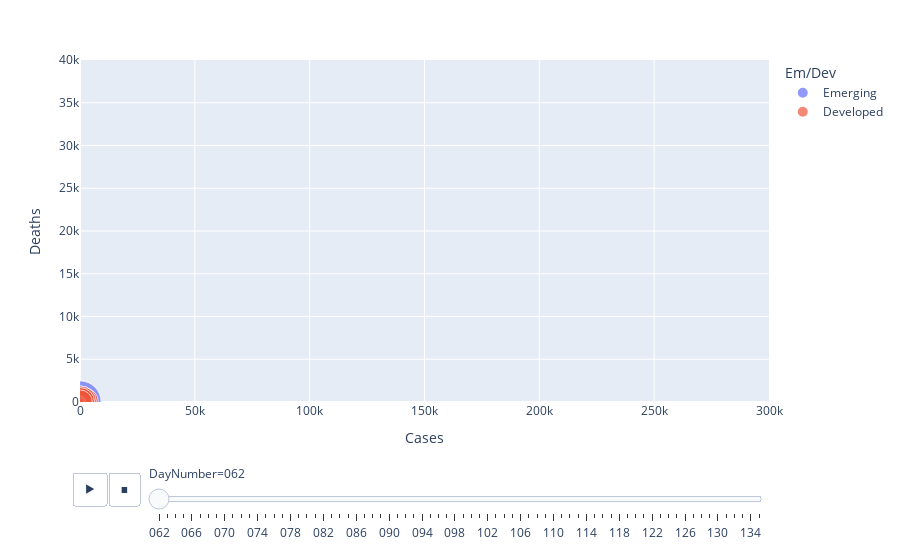

Write notebook code for a chart like this one.
### Code cell
px.scatter(df_sliced, x="Cases", y="Deaths", animation_frame="DayNumber", animation_group="Country",
           size="Population (2020)", color="Em/Dev", hover_name="Country",
           log_x=False, size_max=30, range_x=[0,300000], range_y=[0,40000])

### Figure 1 — Plotly figure (JSON) as saved in the notebook; plotly's stock layout.template omitted (floating-point values rounded to 4 significant figures)
{"data": [{"hovertemplate": "<b>%{hovertext}</b><br><br>Em/Dev=Emerging<br>DayNumber=062<br>Cases=%{x}<br>Deaths=%{y}<br>Population (2020)=%{marker.size}<extra></extra>", "hovertext": ["Albania", "Moldova", "Montenegro", "North Macedonia", "Ukraine", "Poland", "Romania", "Russia", "Bosnia and Herzegovina", "Bulgaria", "Croatia", "Turkey", "Belarus", "Hungary", "Serbia"], "ids": ["Albania", "Moldova", "Montenegro", "North Macedonia", "Ukraine", "Poland", "Romania", "Russia", "Bosnia and Herzegovina", "Bulgaria", "Croatia", "Turkey", "Belarus", "Hungary", "Serbia"], "legendgroup": "Emerging", "marker": {"color": "#636efa", "size": [2877797, 4033963, 628066, 2083374, 43733762, 37846611, 19237691, 145934462, 3280819, 6948445, 4105267, 84339067, 9449323, 9660351, 8737371], "sizemode": "area", "sizeref": 162100.0, "symbol": "circle"}, "mode": "markers", "name": "Emerging", "orientation": "v", "showlegend": true, "type": "scatter", "x": [0, 0, 0, 1, 0, 0, 3, 3, 0, 0, 7, 0, 1, 0, 0], "xaxis": "x", "y": [0, 0, 0, 0, 0, 0, 0, 0, 0, 0, 0, 0, 0, 0, 0], "yaxis": "y"}, {"hovertemplate": "<b>%{hovertext}</b><br><br>Em/Dev=Developed<br>DayNumber=062<br>Cases=%{x}<br>Deaths=%{y}<br>Population (2020)=%{marker.size}<extra></extra>", "hovertext": ["Lithuania", "Luxembourg", "Malta", "Austria", "Netherlands", "Sweden", "Norway", "Portugal", "Switzerland", "Italy", "Ireland", "Cyprus", "Denmark", "Estonia", "Finland", "France", "Germany", "Greece", "Iceland", "United Kingdom", "Latvia", "Belgium", "Slovenia", "Slovakia", "Spain"], "ids": ["Lithuania", "Luxembourg", "Malta", "Austria", "Netherlands", "Sweden", "Norway", "Portugal", "Switzerland", "Italy", "Ireland", "Cyprus", "Denmark", "Estonia", "Finland", "France", "Germany", "Greece", "Iceland", "United Kingdom", "Latvia", "Belgium", "Slovenia", "Slovakia", "Spain"], "legendgroup": "Developed", "marker": {"color": "#EF553B", "size": [2722289, 625978, 441543, 9006398, 17134872, 10099265, 5421241, 10196709, 8654622, 60461826, 4937786, 1207359, 5792202, 1326535, 5540720, 65273511, 83783942, 10423054, 341243, 67886011, 1886198, 11589623, 2078938, 5459642, 46754778], "sizemode": "area", "sizeref": 162100.0, "symbol": "circle"}, "mode": "markers", "name": "Developed", "orientation": "v", "showlegend": true, "type": "scatter", "x": [1, 1, 0, 18, 18, 15, 25, 2, 42, 2036, 1, 0, 4, 1, 6, 191, 159, 7, 6, 40, 1, 8, 0, 0, 120], "xaxis": "x", "y": [0, 0, 0, 0, 0, 0, 0, 0, 0, 52, 0, 0, 0, 0, 0, 3, 0, 0, 0, 0, 0, 0, 0, 0, 0], "yaxis": "y"}], "layout": {"legend": {"itemsizing": "constant", "title": {"text": "Em/Dev"}, "tracegroupgap": 0}, "margin": {"t": 60}, "sliders": [{"active": 0, "currentvalue": {"prefix": "DayNumber="}, "len": 0.9, "pad": {"b": 10, "t": 60}, "steps": [{"args": [["062"], {"frame": {"duration": 0, "redraw": false}, "fromcurrent": true, "mode": "immediate", "transition": {"duration": 0, "easing": "linear"}}], "label": "062", "method": "animate"}, {"args": [["063"], {"frame": {"duration": 0, "redraw": false}, "fromcurrent": true, "mode": "immediate", "transition": {"duration": 0, "easing": "linear"}}], "label": "063", "method": "animate"}, {"args": [["064"], {"frame": {"duration": 0, "redraw": false}, "fromcurrent": true, "mode": "immediate", "transition": {"duration": 0, "easing": "linear"}}], "label": "064", "method": "animate"}, {"args": [["065"], {"frame": {"duration": 0, "redraw": false}, "fromcurrent": true, "mode": "immediate", "transition": {"duration": 0, "easing": "linear"}}], "label": "065", "method": "animate"}, {"args": [["066"], {"frame": {"duration": 0, "redraw": false}, "fromcurrent": true, "mode": "immediate", "transition": {"duration": 0, "easing": "linear"}}], "label": "066", "method": "animate"}, {"args": [["067"], {"frame": {"duration": 0, "redraw": false}, "fromcurrent": true, "mode": "immediate", "transition": {"duration": 0, "easing": "linear"}}], "label": "067", "method": "animate"}, {"args": [["068"], {"frame": {"duration": 0, "redraw": false}, "fromcurrent": true, "mode": "immediate", "transition": {"duration": 0, "easing": "linear"}}], "label": "068", "method": "animate"}, {"args": [["069"], {"frame": {"duration": 0, "redraw": false}, "fromcurrent": true, "mode": "immediate", "transition": {"duration": 0, "easing": "linear"}}], "label": "069", "method": "animate"}, {"args": [["070"], {"frame": {"duration": 0, "redraw": false}, "fromcurrent": true, "mode": "immediate", "transition": {"duration": 0, "easing": "linear"}}], "label": "070", "method": "animate"}, {"args": [["071"], {"frame": {"duration": 0, "redraw": false}, "fromcurrent": true, "mode": "immediate", "transition": {"duration": 0, "easing": "linear"}}], "label": "071", "method": "animate"}, {"args": [["072"], {"frame": {"duration": 0, "redraw": false}, "fromcurrent": true, "mode": "immediate", "transition": {"duration": 0, "easing": "linear"}}], "label": "072", "method": "animate"}, {"args": [["073"], {"frame": {"duration": 0, "redraw": false}, "fromcurrent": true, "mode": "immediate", "transition": {"duration": 0, "easing": "linear"}}], "label": "073", "method": "animate"}, {"args": [["074"], {"frame": {"duration": 0, "redraw": false}, "fromcurrent": true, "mode": "immediate", "transition": {"duration": 0, "easing": "linear"}}], "label": "074", "method": "animate"}, {"args": [["075"], {"frame": {"duration": 0, "redraw": false}, "fromcurrent": true, "mode": "immediate", "transition": {"duration": 0, "easing": "linear"}}], "label": "075", "method": "animate"}, {"args": [["076"], {"frame": {"duration": 0, "redraw": false}, "fromcurrent": true, "mode": "immediate", "transition": {"duration": 0, "easing": "linear"}}], "label": "076", "method": "animate"}, {"args": [["077"], {"frame": {"duration": 0, "redraw": false}, "fromcurrent": true, "mode": "immediate", "transition": {"duration": 0, "easing": "linear"}}], "label": "077", "method": "animate"}, {"args": [["078"], {"frame": {"duration": 0, "redraw": false}, "fromcurrent": true, "mode": "immediate", "transition": {"duration": 0, "easing": "linear"}}], "label": "078", "method": "animate"}, {"args": [["079"], {"frame": {"duration": 0, "redraw": false}, "fromcurrent": true, "mode": "immediate", "transition": {"duration": 0, "easing": "linear"}}], "label": "079", "method": "animate"}, {"args": [["080"], {"frame": {"duration": 0, "redraw": false}, "fromcurrent": true, "mode": "immediate", "transition": {"duration": 0, "easing": "linear"}}], "label": "080", "method": "animate"}, {"args": [["081"], {"frame": {"duration": 0, "redraw": false}, "fromcurrent": true, "mode": "immediate", "transition": {"duration": 0, "easing": "linear"}}], "label": "081", "method": "animate"}, {"args": [["082"], {"frame": {"duration": 0, "redraw": false}, "fromcurrent": true, "mode": "immediate", "transition": {"duration": 0, "easing": "linear"}}], "label": "082", "method": "animate"}, {"args": [["083"], {"frame": {"duration": 0, "redraw": false}, "fromcurrent": true, "mode": "immediate", "transition": {"duration": 0, "easing": "linear"}}], "label": "083", "method": "animate"}, {"args": [["084"], {"frame": {"duration": 0, "redraw": false}, "fromcurrent": true, "mode": "immediate", "transition": {"duration": 0, "easing": "linear"}}], "label": "084", "method": "animate"}, {"args": [["085"], {"frame": {"duration": 0, "redraw": false}, "fromcurrent": true, "mode": "immediate", "transition": {"duration": 0, "easing": "linear"}}], "label": "085", "method": "animate"}, {"args": [["086"], {"frame": {"duration": 0, "redraw": false}, "fromcurrent": true, "mode": "immediate", "transition": {"duration": 0, "easing": "linear"}}], "label": "086", "method": "animate"}, {"args": [["087"], {"frame": {"duration": 0, "redraw": false}, "fromcurrent": true, "mode": "immediate", "transition": {"duration": 0, "easing": "linear"}}], "label": "087", "method": "animate"}, {"args": [["088"], {"frame": {"duration": 0, "redraw": false}, "fromcurrent": true, "mode": "immediate", "transition": {"duration": 0, "easing": "linear"}}], "label": "088", "method": "animate"}, {"args": [["089"], {"frame": {"duration": 0, "redraw": false}, "fromcurrent": true, "mode": "immediate", "transition": {"duration": 0, "easing": "linear"}}], "label": "089", "method": "animate"}, {"args": [["090"], {"frame": {"duration": 0, "redraw": false}, "fromcurrent": true, "mode": "immediate", "transition": {"duration": 0, "easing": "linear"}}], "label": "090", "method": "animate"}, {"args": [["091"], {"frame": {"duration": 0, "redraw": false}, "fromcurrent": true, "mode": "immediate", "transition": {"duration": 0, "easing": "linear"}}], "label": "091", "method": "animate"}, {"args": [["092"], {"frame": {"duration": 0, "redraw": false}, "fromcurrent": true, "mode": "immediate", "transition": {"duration": 0, "easing": "linear"}}], "label": "092", "method": "animate"}, {"args": [["093"], {"frame": {"duration": 0, "redraw": false}, "fromcurrent": true, "mode": "immediate", "transition": {"duration": 0, "easing": "linear"}}], "label": "093", "method": "animate"}, {"args": [["094"], {"frame": {"duration": 0, "redraw": false}, "fromcurrent": true, "mode": "immediate", "transition": {"duration": 0, "easing": "linear"}}], "label": "094", "method": "animate"}, {"args": [["095"], {"frame": {"duration": 0, "redraw": false}, "fromcurrent": true, "mode": "immediate", "transition": {"duration": 0, "easing": "linear"}}], "label": "095", "method": "animate"}, {"args": [["096"], {"frame": {"duration": 0, "redraw": false}, "fromcurrent": true, "mode": "immediate", "transition": {"duration": 0, "easing": "linear"}}], "label": "096", "method": "animate"}, {"args": [["097"], {"frame": {"duration": 0, "redraw": false}, "fromcurrent": true, "mode": "immediate", "transition": {"duration": 0, "easing": "linear"}}], "label": "097", "method": "animate"}, {"args": [["098"], {"frame": {"duration": 0, "redraw": false}, "fromcurrent": true, "mode": "immediate", "transition": {"duration": 0, "easing": "linear"}}], "label": "098", "method": "animate"}, {"args": [["099"], {"frame": {"duration": 0, "redraw": false}, "fromcurrent": true, "mode": "immediate", "transition": {"duration": 0, "easing": "linear"}}], "label": "099", "method": "animate"}, {"args": [["100"], {"frame": {"duration": 0, "redraw": false}, "fromcurrent": true, "mode": "immediate", "transition": {"duration": 0, "easing": "linear"}}], "label": "100", "method": "animate"}, {"args": [["101"], {"frame": {"duration": 0, "redraw": false}, "fromcurrent": true, "mode": "immediate", "transition": {"duration": 0, "easing": "linear"}}], "label": "101", "method": "animate"}, {"args": [["102"], {"frame": {"duration": 0, "redraw": false}, "fromcurrent": true, "mode": "immediate", "transition": {"duration": 0, "easing": "linear"}}], "label": "102", "method": "animate"}, {"args": [["103"], {"frame": {"duration": 0, "redraw": false}, "fromcurrent": true, "mode": "immediate", "transition": {"duration": 0, "easing": "linear"}}], "label": "103", "method": "animate"}, {"args": [["104"], {"frame": {"duration": 0, "redraw": false}, "fromcurrent": true, "mode": "immediate", "transition": {"duration": 0, "easing": "linear"}}], "label": "104", "method": "animate"}, {"args": [["105"], {"frame": {"duration": 0, "redraw": false}, "fromcurrent": true, "mode": "immediate", "transition": {"duration": 0, "easing": "linear"}}], "label": "105", "method": "animate"}, {"args": [["106"], {"frame": {"duration": 0, "redraw": false}, "fromcurrent": true, "mode": "immediate", "transition": {"duration": 0, "easing": "linear"}}], "label": "106", "method": "animate"}, {"args": [["107"], {"frame": {"duration": 0, "redraw": false}, "fromcurrent": true, "mode": "immediate", "transition": {"duration": 0, "easing": "linear"}}], "label": "107", "method": "animate"}, {"args": [["108"], {"frame": {"duration": 0, "redraw": false}, "fromcurrent": true, "mode": "immediate", "transition": {"duration": 0, "easing": "linear"}}], "label": "108", "method": "animate"}, {"args": [["109"], {"frame": {"duration": 0, "redraw": false}, "fromcurrent": true, "mode": "immediate", "transition": {"duration": 0, "easing": "linear"}}], "label": "109", "method": "animate"}, {"args": [["110"], {"frame": {"duration": 0, "redraw": false}, "fromcurrent": true, "mode": "immediate", "transition": {"duration": 0, "easing": "linear"}}], "label": "110", "method": "animate"}, {"args": [["111"], {"frame": {"duration": 0, "redraw": false}, "fromcurrent": true, "mode": "immediate", "transition": {"duration": 0, "easing": "linear"}}], "label": "111", "method": "animate"}, {"args": [["112"], {"frame": {"duration": 0, "redraw": false}, "fromcurrent": true, "mode": "immediate", "transition": {"duration": 0, "easing": "linear"}}], "label": "112", "method": "animate"}, {"args": [["113"], {"frame": {"duration": 0, "redraw": false}, "fromcurrent": true, "mode": "immediate", "transition": {"duration": 0, "easing": "linear"}}], "label": "113", "method": "animate"}, {"args": [["114"], {"frame": {"duration": 0, "redraw": false}, "fromcurrent": true, "mode": "immediate", "transition": {"duration": 0, "easing": "linear"}}], "label": "114", "method": "animate"}, {"args": [["115"], {"frame": {"duration": 0, "redraw": false}, "fromcurrent": true, "mode": "immediate", "transition": {"duration": 0, "easing": "linear"}}], "label": "115", "method": "animate"}, {"args": [["116"], {"frame": {"duration": 0, "redraw": false}, "fromcurrent": true, "mode": "immediate", "transition": {"duration": 0, "easing": "linear"}}], "label": "116", "method": "animate"}, {"args": [["117"], {"frame": {"duration": 0, "redraw": false}, "fromcurrent": true, "mode": "immediate", "transition": {"duration": 0, "easing": "linear"}}], "label": "117", "method": "animate"}, {"args": [["118"], {"frame": {"duration": 0, "redraw": false}, "fromcurrent": true, "mode": "immediate", "transition": {"duration": 0, "easing": "linear"}}], "label": "118", "method": "animate"}, {"args": [["119"], {"frame": {"duration": 0, "redraw": false}, "fromcurrent": true, "mode": "immediate", "transition": {"duration": 0, "easing": "linear"}}], "label": "119", "method": "animate"}, {"args": [["120"], {"frame": {"duration": 0, "redraw": false}, "fromcurrent": true, "mode": "immediate", "transition": {"duration": 0, "easing": "linear"}}], "label": "120", "method": "animate"}, {"args": [["121"], {"frame": {"duration": 0, "redraw": false}, "fromcurrent": true, "mode": "immediate", "transition": {"duration": 0, "easing": "linear"}}], "label": "121", "method": "animate"}, {"args": [["122"], {"frame": {"duration": 0, "redraw": false}, "fromcurrent": true, "mode": "immediate", "transition": {"duration": 0, "easing": "linear"}}], "label": "122", "method": "animate"}, {"args": [["123"], {"frame": {"duration": 0, "redraw": false}, "fromcurrent": true, "mode": "immediate", "transition": {"duration": 0, "easing": "linear"}}], "label": "123", "method": "animate"}, {"args": [["124"], {"frame": {"duration": 0, "redraw": false}, "fromcurrent": true, "mode": "immediate", "transition": {"duration": 0, "easing": "linear"}}], "label": "124", "method": "animate"}, {"args": [["125"], {"frame": {"duration": 0, "redraw": false}, "fromcurrent": true, "mode": "immediate", "transition": {"duration": 0, "easing": "linear"}}], "label": "125", "method": "animate"}, {"args": [["126"], {"frame": {"duration": 0, "redraw": false}, "fromcurrent": true, "mode": "immediate", "transition": {"duration": 0, "easing": "linear"}}], "label": "126", "method": "animate"}, {"args": [["127"], {"frame": {"duration": 0, "redraw": false}, "fromcurrent": true, "mode": "immediate", "transition": {"duration": 0, "easing": "linear"}}], "label": "127", "method": "animate"}, {"args": [["128"], {"frame": {"duration": 0, "redraw": false}, "fromcurrent": true, "mode": "immediate", "transition": {"duration": 0, "easing": "linear"}}], "label": "128", "method": "animate"}, {"args": [["129"], {"frame": {"duration": 0, "redraw": false}, "fromcurrent": true, "mode": "immediate", "transition": {"duration": 0, "easing": "linear"}}], "label": "129", "method": "animate"}, {"args": [["130"], {"frame": {"duration": 0, "redraw": false}, "fromcurrent": true, "mode": "immediate", "transition": {"duration": 0, "easing": "linear"}}], "label": "130", "method": "animate"}, {"args": [["131"], {"frame": {"duration": 0, "redraw": false}, "fromcurrent": true, "mode": "immediate", "transition": {"duration": 0, "easing": "linear"}}], "label": "131", "method": "animate"}, {"args": [["132"], {"frame": {"duration": 0, "redraw": false}, "fromcurrent": true, "mode": "immediate", "transition": {"duration": 0, "easing": "linear"}}], "label": "132", "method": "animate"}, {"args": [["133"], {"frame": {"duration": 0, "redraw": false}, "fromcurrent": true, "mode": "immediate", "transition": {"duration": 0, "easing": "linear"}}], "label": "133", "method": "animate"}, {"args": [["134"], {"frame": {"duration": 0, "redraw": false}, "fromcurrent": true, "mode": "immediate", "transition": {"duration": 0, "easing": "linear"}}], "label": "134", "method": "animate"}, {"args": [["135"], {"frame": {"duration": 0, "redraw": false}, "fromcurrent": true, "mode": "immediate", "transition": {"duration": 0, "easing": "linear"}}], "label": "135", "method": "animate"}], "x": 0.1, "xanchor": "left", "y": 0, "yanchor": "top"}], "updatemenus": [{"buttons": [{"args": [null, {"frame": {"duration": 500, "redraw": false}, "fromcurrent": true, "mode": "immediate", "transition": {"duration": 500, "easing": "linear"}}], "label": "&#9654;", "method": "animate"}, {"args": [[null], {"frame": {"duration": 0, "redraw": false}, "fromcurrent": true, "mode": "immediate", "transition": {"duration": 0, "easing": "linear"}}], "label": "&#9724;", "method": "animate"}], "direction": "left", "pad": {"r": 10, "t": 70}, "showactive": false, "type": "buttons", "x": 0.1, "xanchor": "right", "y": 0, "yanchor": "top"}], "xaxis": {"anchor": "y", "domain": [0, 1], "range": [0, 300000], "title": {"text": "Cases"}}, "yaxis": {"anchor": "x", "domain": [0, 1], "range": [0, 40000], "title": {"text": "Deaths"}}}}
